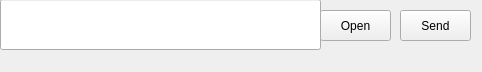
<?xml version="1.0" encoding="UTF-8"?>
<ui version="4.0">
 <class>OpenFilePlugin</class>
 <widget class="QDockWidget" name="OpenFilePlugin">
  <property name="geometry">
   <rect>
    <x>0</x>
    <y>0</y>
    <width>482</width>
    <height>72</height>
   </rect>
  </property>
  <property name="windowTitle">
   <string>OpenFilePlugin</string>
  </property>
  <widget class="QWidget" name="widget">
   <widget class="QLineEdit" name="filename">
    <property name="geometry">
     <rect>
      <x>0</x>
      <y>-1</y>
      <width>321</width>
      <height>51</height>
     </rect>
    </property>
   </widget>
   <widget class="QPushButton" name="open">
    <property name="geometry">
     <rect>
      <x>320</x>
      <y>10</y>
      <width>71</width>
      <height>31</height>
     </rect>
    </property>
    <property name="text">
     <string>Open</string>
    </property>
   </widget>
   <widget class="QPushButton" name="send">
    <property name="geometry">
     <rect>
      <x>400</x>
      <y>10</y>
      <width>71</width>
      <height>31</height>
     </rect>
    </property>
    <property name="text">
     <string>Send</string>
    </property>
   </widget>
  </widget>
 </widget>
 <layoutdefault spacing="6" margin="11"/>
 <resources/>
 <connections/>
</ui>
